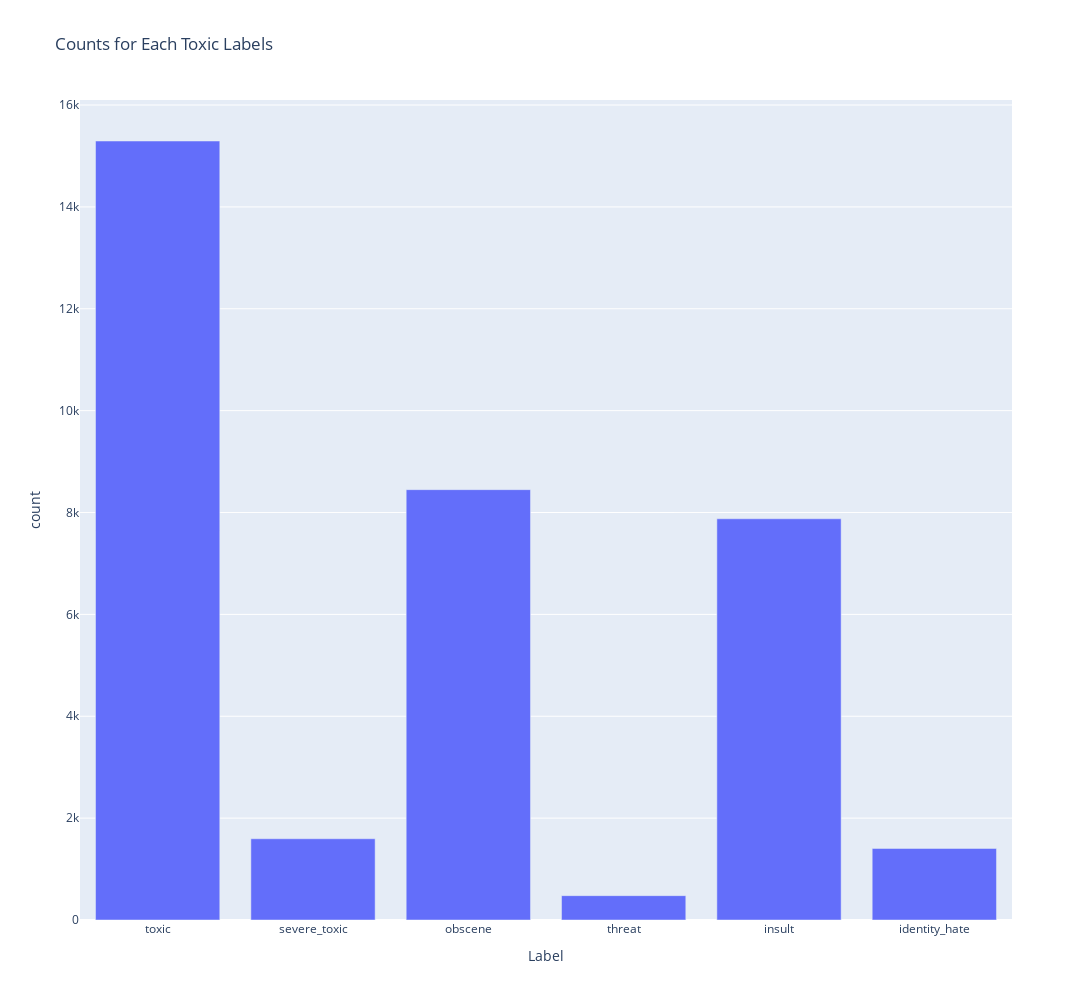

Notebook code for this chart:
### Markdown cell above
### Plotting Bar chart for counts of each toxic labels

### Code cell
fig = px.bar(label_count_df, x = "Label", y = 'count', title = 'Counts for Each Toxic Labels',
             width = 1500, height = 1000)
fig.show()

### Figure 1 — Plotly figure (JSON) as saved in the notebook; plotly's stock layout.template omitted (floating-point values rounded to 4 significant figures)
{"data": [{"alignmentgroup": "True", "hovertemplate": "Label=%{x}<br>count=%{y}<extra></extra>", "legendgroup": "", "marker": {"color": "#636efa", "pattern": {"shape": ""}}, "name": "", "offsetgroup": "", "orientation": "v", "showlegend": false, "textposition": "auto", "type": "bar", "x": ["toxic", "severe_toxic", "obscene", "threat", "insult", "identity_hate"], "xaxis": "x", "y": [15294, 1595, 8449, 478, 7877, 1405], "yaxis": "y"}], "layout": {"barmode": "relative", "height": 1000, "legend": {"tracegroupgap": 0}, "title": {"text": "Counts for Each Toxic Labels"}, "width": 1500, "xaxis": {"anchor": "y", "domain": [0, 1], "title": {"text": "Label"}}, "yaxis": {"anchor": "x", "domain": [0, 1], "title": {"text": "count"}}}}
